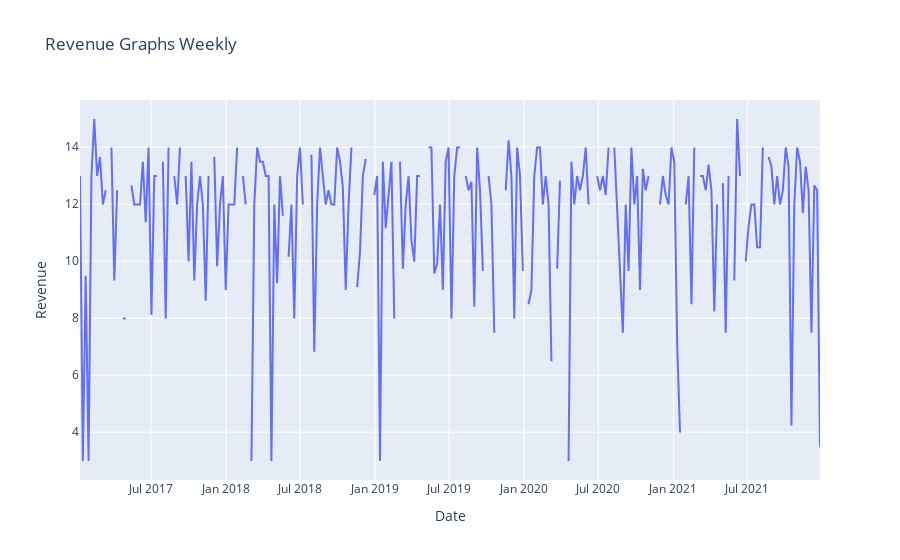

Notebook code cell kept with this figure:
### Code cell
scatter_data_weekly = go.Scatter(x=df_week.index,
                         y=df_week.Price)
layout = go.Layout(title='Revenue Graphs Weekly', xaxis=dict(title='Date'), yaxis=dict(title='Revenue'))
fig = go.Figure(data=[scatter_data_weekly], layout=layout)
fig.show()

### Figure 1 — Plotly figure (JSON) as saved in the notebook; plotly's stock layout.template omitted (floating-point values rounded to 4 significant figures; data arrays with more than 128 entries replaced by an {"elided": "..."} marker saying what was removed)
{"data": [{"type": "scatter", "x": {"elided": "260 str values"}, "y": {"elided": "260 float values"}}], "layout": {"title": {"text": "Revenue Graphs Weekly"}, "xaxis": {"title": {"text": "Date"}}, "yaxis": {"title": {"text": "Revenue"}}}}
